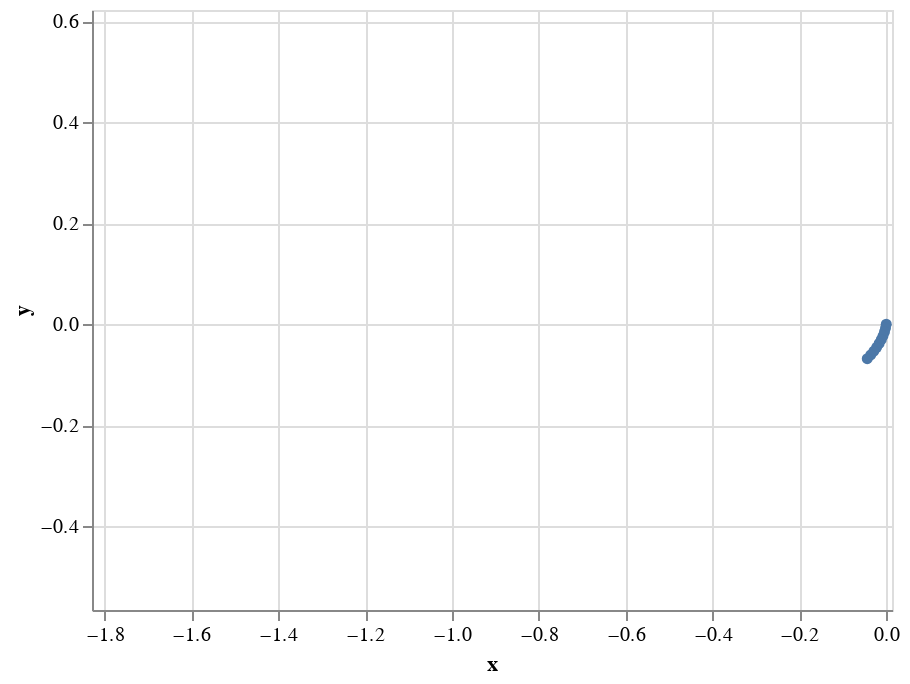

Source (notebook cell):
### Code cell
time_slider = alt.binding_range(min=0, max=5000, step=1)
slider_selection = alt.selection_single(bind=time_slider, fields=['index'], name='Hi', init={"index": [10]})

base.mark_line(point=True).transform_filter("datum.index < Hi_index").encode(
    x=alt.X('x:Q', scale=alt.Scale(domain=(df.x.min(), df.x.max()))), 
    y=alt.Y('y:Q', scale=alt.Scale(domain=(df.y.min(), df.y.max()))),
    order='index').add_selection(
    slider_selection)

### Figure 1 — Vega-Lite specification as saved in the notebook (floating-point values rounded to 4 significant figures; data arrays with more than 128 entries replaced by an {"elided": "..."} marker saying what was removed)
{"config": {"view": {"continuousWidth": 400, "continuousHeight": 300}}, "data": {"name": "data-a8f59ba92ee1b1c9ab822d71853a9330"}, "mark": {"type": "line", "point": true}, "encoding": {"order": {"type": "quantitative", "field": "index"}, "x": {"type": "quantitative", "field": "x", "scale": {"domain": [-1.829, 0.01318]}}, "y": {"type": "quantitative", "field": "y", "scale": {"domain": [-0.566, 0.6222]}}}, "selection": {"Hi": {"type": "single", "bind": {"input": "range", "max": 5000, "min": 0, "step": 1}, "fields": ["index"], "init": {"index": [10]}}}, "transform": [{"filter": "datum.index < Hi_index"}], "$schema": "https://vega.github.io/schema/vega-lite/v4.8.1.json", "datasets": {"data-a8f59ba92ee1b1c9ab822d71853a9330": {"elided": "5000 records"}}}
